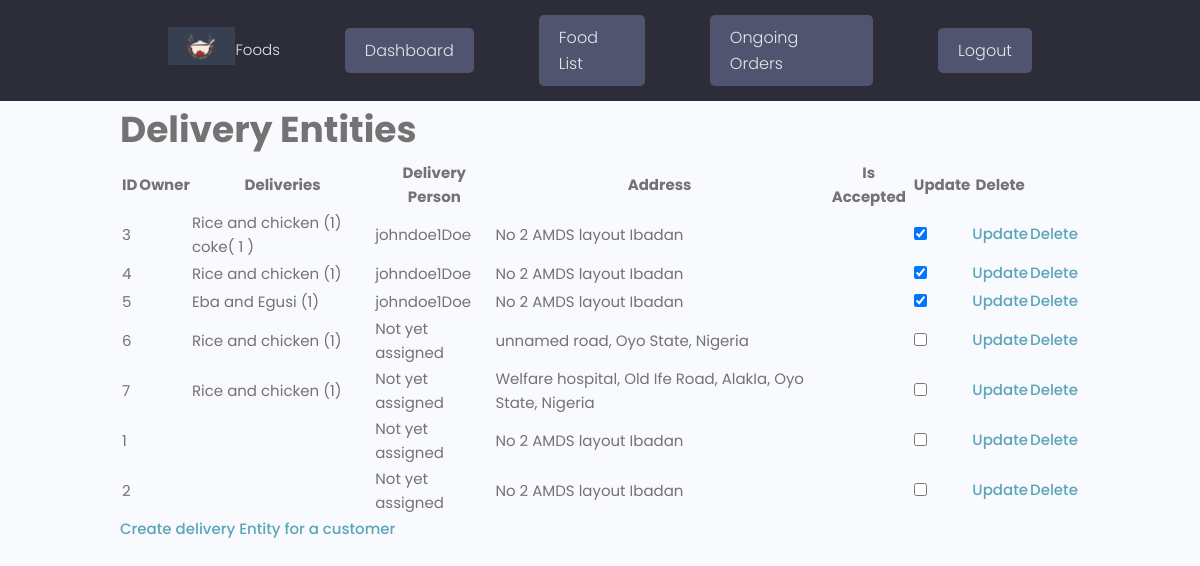
Screenshot of /admin_order_management (signed in) with the database file from the repository.
### Orders/models.py (models this page shows, shortened)
class DeliveryEntity(models.Model):
    food_cart = models.ForeignKey(FoodCart, on_delete=models.CASCADE, blank=True, null=True)
    session_id = models.CharField(max_length=500, blank=True,null=True)
    phone_number = models.CharField(max_length=20, null=True, blank=True)
    owner = models.ForeignKey(Customer, on_delete=models.CASCADE, null=True, blank=True)
    delivery_person = models.ForeignKey(DeliveryPerson, on_delete=models.SET_NULL, null=True, blank=True)
    address = models.CharField(max_length=500)
    is_active = models.BooleanField(default=True)
    ongoing_status = models.BooleanField(default=False)
    is_accepted = models.BooleanField(default=False)
    accept_delivery = models.BooleanField(default=False)
    created = models.DateField(auto_now_add=True, null=True, blank=True)
    updated = models.DateField(auto_now=True, null=True, blank=True)
    objects = models.Manager()
    active_objects = IsActiveManager()
    class Meta:
        ordering = ['-created']

class OrderedFood(models.Model):
    user = models.ForeignKey(Customer, on_delete=models.CASCADE, blank=True, null=True)
    session_id = models.CharField(max_length=500, blank=True, null=True)
    food = models.ForeignKey(Food, on_delete=models.CASCADE)
    optional_items = models.ManyToManyField(OptionalItem, through='OrderedOptionalItem')
    food_quantity = models.IntegerField(default=1, blank=True, null=True)
    created = models.DateField(auto_now_add=True, null=True, blank=True)
    updated = models.DateField(auto_now=True, null=True, blank=True)
    def get_ordered_optional_items(self):
        return self.orderedoptionalitem_set.all()
    def __str__(self):
        return f'{self.food}'

class Food(models.Model):
    name = models.CharField(max_length=225)
    description = models.TextField()
    tags = models.ManyToManyField(Tag)
    price = models.FloatField(default=0.00)
    optional_items = models.ManyToManyField('OptionalItem', related_name='foods')
    picture = models.ImageField(upload_to='media')
    is_active = models.BooleanField(default=True)
    objects = models.Manager()
    active_objects = IsActiveManager()
    def __str__(self):
        return self.name

class OrderedOptionalItem(models.Model):
    ordered_food = models.ForeignKey(OrderedFood, on_delete=models.CASCADE)
    optional_item = models.ForeignKey(OptionalItem, on_delete=models.CASCADE)
    quantity = models.IntegerField(default=1)
    created = models.DateField(auto_now_add=True, null=True, blank=True)
    updated = models.DateField(auto_now=True, null=True, blank=True)

class OptionalItem(models.Model):
    name = models.CharField(max_length=225)
    picture = models.ImageField(upload_to='media', blank=True, null=True)
    price = models.FloatField(default=0.00)
    def __str__(self):
        return self.name

### accounts/models.py (models this page shows, shortened)
class DeliveryPerson(models.Model):
    user = models.OneToOneField(CustomUser, on_delete=models.CASCADE)
    is_accepted=models.BooleanField(default=False)
    is_available=models.BooleanField(default=True)
    ride_number = models.CharField(max_length=20)

class CustomUser(AbstractUser):
    first_name = models.CharField(max_length=200)
    last_name = models.CharField(max_length=200)
    username = models.CharField(max_length=200, unique=True)
    email = models.EmailField()
    address = models.CharField(max_length=200, blank=True, null=True)
    phone_number = models.CharField(max_length=200, null=True, blank=True)

### Orders/views.py (the view, shortened to what this page needs)
# urls.py: path('admin_order_management', views.AdminOrderManagementView.as_view(), name='admin_order_management'),
class AdminOrderManagementView(AdminRequiredMixin, generic.ListView):
    model = DeliveryEntity
    context_object_name = 'delivery_entity_list'
    template_name = 'orders/order_management_list.html'

### Orders/context_processors.py (called while the page is built)
def food_cart_items_count(request):
    cart_total = 0
    if request.user.is_authenticated:
        selected_cart = FoodCart.objects.filter(user=request.user.customer, is_checked_out=False).first()
        if selected_cart is not None:
            cart_total = selected_cart.ordered_food.count()
    else:
        selected_cart = FoodCart.objects.filter(session_id=unauthenticated_user_session_id(request),
                                                is_checked_out=False).first()
        if selected_cart is not None:
            cart_total = selected_cart.ordered_food.count()
    return {"cart_total": cart_total}

### Orders/views.py (called while the page is built)
    def test_func(self):
        return self.request.user.is_superuser

### Orders/templates/orders/order_management_list.html (shortened to what this page needs)
{% extends 'main.html' %}
{% block content %}
<div class="container mt-4">
  <h2>Delivery Entities</h2>
  <form method="POST" action="">
  <table class="table">
    <thead>
      <tr>
        <th>ID</th>
        <th>Owner</th>
        <th>Deliveries</th>
        <th>Delivery Person</th>
        <th>Address</th>
        <th>Is Accepted</th>
        <th>Update</th>
        <th>Delete</th>
      </tr>
    </thead>
    <tbody>
      {% for delivery_entity in delivery_entity_list %}
      <tr>
        <td>{{ delivery_entity.id }}</td>
          <td>{{delivery_entity.owner.user.first_name}}</td>
       <td>
         {% for food in delivery_entity.food_cart.ordered_food.all %}
        {{food}} ({{food.food_quantity}})
          {% for food in food.get_ordered_optional_items %}
           {% if food.quantity > 0 %}
        {{food.optional_item}}( {{food.quantity}} )
           {% endif %}
          {% endfor %}
        {% endfor %}
       </td>
        <td>{% if delivery_entity.delivery_person %}{{ delivery_entity.delivery_person.user.username }}{{ delivery_entity.delivery_person.user.last_name }}{% else %}Not yet assigned{% endif %}</td>
        <td>{{ delivery_entity.address }}</td>
        <td>
          <td>
              <input type="checkbox" name="delivery_entity_id" value="{{ delivery_entity.id }}"
                {% if delivery_entity.is_accepted %}checked{% endif %} onchange="this.form.submit()">
            </td>
        </td>
        <td><a href="{% url 'delivery-update' delivery_entity.id %}">Update</a></td>
        <td><a href="{% url 'delivery-delete' delivery_entity.id %}">Delete</a></td>
      </tr>
      {% endfor %}
    </tbody>
  </table>
  </form>
  <a href="{% url 'create_delivery_entity' %}">Create delivery Entity for a customer</a>
</div>
{% endblock %}

### static/styles/app.css (style rules this page uses)
:root { --color-sub: #2d2d39; }

### static/uikit/styles/modules/_variables.css (style rules this page uses)
:root { --color-main: #5aa5b9; --color-main-light: #e6faff; --color-sub: #3f4156; --color-sub-light: #51546e; --color-sub-lighter: #ededfd; --color-text: #737373; --color-gray: #8b8b8b; --color-light: #e5e7eb; --color-light-gray: #767676; --color-bg: #f8fafd; --color-white: #fffefd; --color-white-light: #f3f3f3; --color-success: #359e64; --color-success-bg: #def8e8; --color-error: #fc4b0b; --color-error-bg: #fff2ee; --font-base: 'Poppins', arial, helvetica, 'Segoe UI', roboto, ubuntu, sans-serif; --font-monospace: 'Fira Code', 'Courier New', courier, monospace; --font-regular: 300; --font-medium: 500; --font-bold: 700; --generic-shadow: 1px 1px 5px #00000010; --generic-transition: all 0.3s ease-in-out; }

### static/uikit/styles/modules/_base.css (style rules this page uses)
* { margin: 0; padding: 0; box-sizing: border-box; text-rendering: optimizeLegibility; color: inherit; font-size: inherit; }
html { font-size: 50%; }
@media only screen and (min-width: 480px) { html { font-size: 56.25%; } }
@media only screen and (min-width: 1200px) { html { font-size: 62.5%; } }
body { line-height: 1.6; font-weight: 400; font-size: 1.5rem; color: var(--color-text); background-color: var(--color-bg); min-height: 100vh; }

### static/uikit/styles/modules/_typography.css (style rules this page uses)
* { font-family: var(--font-base); }
h2 { font-size: 3.6rem; font-weight: var(--font-bold); }
a { padding-bottom: 2px; text-decoration: none; display: inline-block; color: var(--color-main); font-weight: var(--font-medium); }

### static/uikit/styles/modules/_utilities.css (style rules this page uses)
.container { width: 92%; max-width: 165rem; margin: 0 auto; box-sizing: border-box; }
@media screen and (min-width: 1000px) { .container { width: 90%; } }
@media screen and (min-width: 1200px) { .container { width: 80%; } }

### rows the page displays
DeliveryEntity: id "3", delivery_person.user.username "johndoe1", delivery_person.user.last_name "Doe", address "No 2 AMDS layout Ibadan", is_accepted "☑"
OrderedFood: food.name "Rice and chicken", food_quantity "1"
OrderedOptionalItem: optional_item "coke", quantity "1"
DeliveryEntity: id "4", delivery_person.user.username "johndoe1", delivery_person.user.last_name "Doe", address "No 2 AMDS layout Ibadan", is_accepted "☑"
OrderedFood: food.name "Rice and chicken", food_quantity "1"
DeliveryEntity: id "5", delivery_person.user.username "johndoe1", delivery_person.user.last_name "Doe", address "No 2 AMDS layout Ibadan", is_accepted "☑"
OrderedFood: food.name "Eba and Egusi", food_quantity "1"
DeliveryEntity: id "6", shows "Not yet assigned", address "unnamed road, Oyo State, Nigeria"
OrderedFood: food.name "Rice and chicken", food_quantity "1"
DeliveryEntity: id "7", shows "Not yet assigned", address "Welfare hospital, Old Ife Road, AlakIa, Oyo State, Nigeria"
OrderedFood: food.name "Rice and chicken", food_quantity "1"
DeliveryEntity: id "1", shows "Not yet assigned", address "No 2 AMDS layout Ibadan"
DeliveryEntity: id "2", shows "Not yet assigned", address "No 2 AMDS layout Ibadan"
